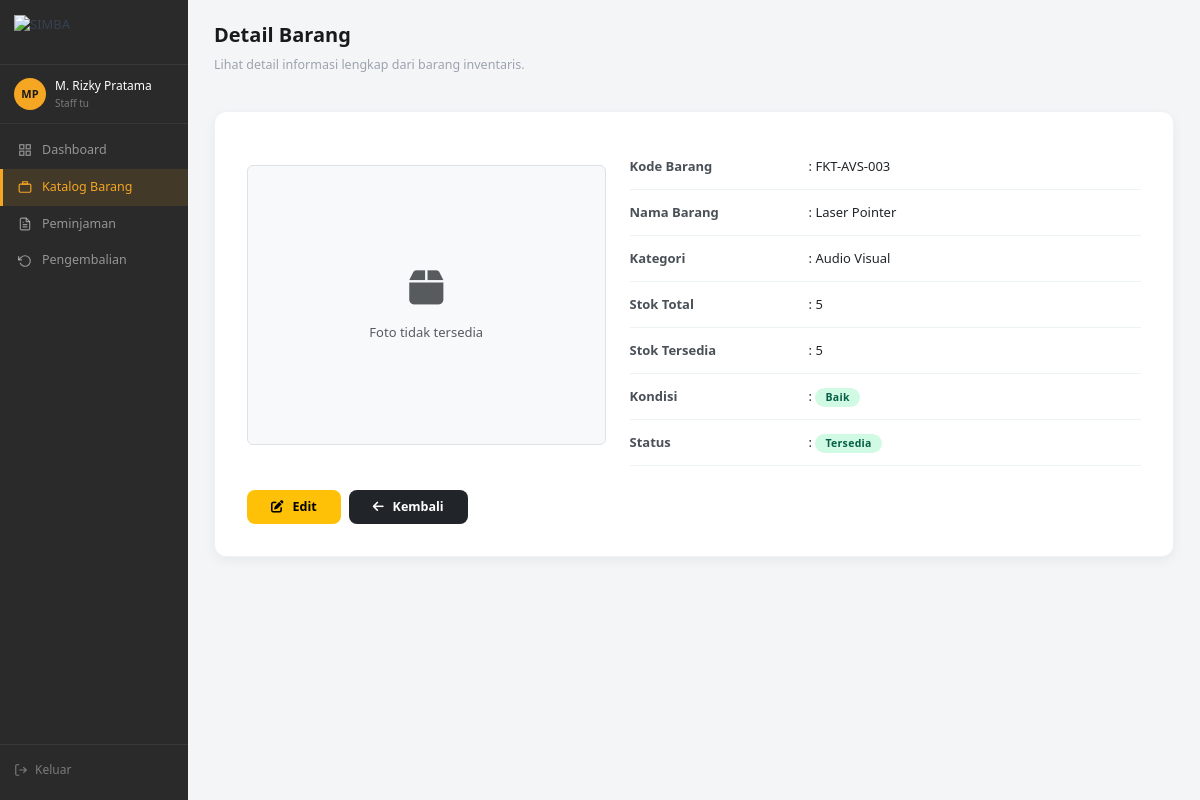
The app's page /pages/barang/detail.php?id=12 (signed in) with its own data.
### tables this page shows
CREATE TABLE IF NOT EXISTS `barang` (
  `id` int NOT NULL AUTO_INCREMENT,
  `kategori_id` int NOT NULL,
  `kode_barang` varchar(30) NOT NULL,
  `nama` varchar(150) NOT NULL,
  `stok_total` int NOT NULL,
  `stok_tersedia` int NOT NULL,
  `kondisi` enum('baik','rusak_ringan','rusak_berat') DEFAULT 'baik',
  `status` enum('tersedia','dipinjam','dalam_perbaikan') DEFAULT 'tersedia',
  `foto` varchar(255) DEFAULT NULL,
  `dibuat_pada` timestamp NOT NULL DEFAULT CURRENT_TIMESTAMP,
  PRIMARY KEY (`id`),
  UNIQUE KEY `kode_barang` (`kode_barang`),
  KEY `kategori_id` (`kategori_id`),
  CONSTRAINT `barang_ibfk_1` FOREIGN KEY (`kategori_id`) REFERENCES `kategori` (`id`)
);

CREATE TABLE IF NOT EXISTS `kategori` (
  `id` int NOT NULL AUTO_INCREMENT,
  `nama` varchar(100) NOT NULL,
  `kode` varchar(20) NOT NULL,
  `deskripsi` text NOT NULL,
  PRIMARY KEY (`id`),
  UNIQUE KEY `kode` (`kode`)
);

### pages/barang/detail.php (the view, shortened to what this page needs)
<?php
    require_once __DIR__ . '/../../config/koneksi.php';
    $id = isset($_GET['id']) ? (int)$_GET['id'] : 0;
    try {
        $stmt = $conn->prepare("SELECT b.*, k.nama as nama_kategori FROM barang b LEFT JOIN kategori k ON b.kategori_id = k.id WHERE b.id = ?");
        $stmt->bind_param("i", $id);
        $stmt->execute();
        $barang = $stmt->get_result()->fetch_assoc();
    } catch (\Exception $e) {
        die("Terjadi kesalahan database: " . $e->getMessage());
    }
    $basePath    = '../../';
    $kondisi_badge = [
        'baik' => 'badge-selesai',
        'rusak_ringan' => 'badge-menunggu',
        'rusak_berat' => 'badge-ditolak'
    ];
    $status_badge = [
        'tersedia' => 'badge-disetujui',
        'dipinjam' => 'badge-diverifikasi',
        'dalam_perbaikan' => 'badge-ditolak'
    ];
    require_once $basePath . 'includes/header.php';
    require_once $basePath . 'includes/sidebar.php';
?>
<main class="main-content">
    <div class="page-header">
        <div>
            <h2>Detail Barang</h2>
            <p>Lihat detail informasi lengkap dari barang inventaris.</p>
        </div>
    </div>
<div class="detail-card">
    <div class="row g-4 align-items-center">
        <div class="col-md-5 text-center">
            <?php if (!empty($barang['foto']) && file_exists("../../assets/uploads/barang/" . $barang['foto'])): ?>
                <img src="../../assets/uploads/barang/<?php echo $barang['foto']; ?>" class="detail-image shadow-sm" alt="<?php echo htmlspecialchars($barang['nama']); ?>">
            <?php else: ?>
                <div class="d-flex flex-column align-items-center justify-content-center bg-light text-muted border rounded" style="height: 280px; width: 100%;">
                    <i class="fa-solid fa-box fa-3x mb-3"></i>
                    <span>Foto tidak tersedia</span>
                </div>
            <?php endif; ?>
        </div>
        <div class="col-md-7">
            <table class="table table-borderless info-table m-0">
                <tbody>
                    <tr>
                        <th>Kode Barang</th>
                        <td>: <?php echo htmlspecialchars($barang['kode_barang']); ?></td>
                    </tr>
                    <tr>
                        <th>Nama Barang</th>
                        <td>: <?php echo htmlspecialchars($barang['nama']); ?></td>
                    </tr>
                    <tr>
                        <th>Kategori</th>
                        <td>: <?php echo htmlspecialchars($barang['nama_kategori'] ?? '-'); ?></td>
                    </tr>
                    <tr>
                        <th>Stok Total</th>
                        <td>: <?php echo htmlspecialchars($barang['stok_total']); ?></td>
                    </tr>
                    <tr>
                        <th>Stok Tersedia</th>
                        <td>: <?php echo htmlspecialchars($barang['stok_tersedia']); ?></td>
                    </tr>
                    <tr>
                        <th>Kondisi</th>
                        <td>:
                            <span class="badge <?php echo $kondisi_badge[$barang['kondisi']] ?? 'badge-aktif'; ?>">
                                <?php echo htmlspecialchars(ucwords(str_replace('_', ' ', $barang['kondisi']))); ?>
                            </span>
                        </td>
                    </tr>
                    <tr>
                        <th>Status</th>
                        <td>:
                            <span class="badge <?php echo $status_badge[$barang['status']] ?? 'badge-aktif'; ?>">
                                <?php echo htmlspecialchars(ucwords(str_replace('_', ' ', $barang['status']))); ?>
                            </span>
                        </td>
                    </tr>
                </tbody>
            </table>
        </div>
    </div>
    <div class="d-flex gap-2 mt-4">
        <?php if ($_SESSION['peran'] === 'admin' || $_SESSION['peran'] === 'staff_tu'): ?>
        <a href="edit.php?id=<?php echo $barang['id']; ?>" class="btn btn-warning fw-bold px-4">
            <i class="fa-solid fa-pen-to-square me-1"></i> Edit
        </a>
        <?php endif; ?>
        <a href="index.php" class="btn btn-dark fw-bold px-4">
            <i class="fa-solid fa-arrow-left me-1"></i> Kembali
        </a>
    </div>
</div>
<?php
    require_once $basePath . 'includes/footer.php';
?>

### assets/css/style.css (style rules this page uses)
*, *::before, *::after { box-sizing: border-box; margin: 0; padding: 0; }
:root { --amber: #F5A623; --amber-dark: #e09620; --amber-light: rgba(245,166,35,0.12); --bg: #f4f5f7; --white: #ffffff; --border: #e5e7eb; --border-light: #f3f4f6; --text-main: #1a1a1a; --text-body: #374151; --text-muted: #9ca3af; --text-sub: #6b7280; --sidebar-bg: #2a2a2a; --radius-sm: 6px; --radius-md: 8px; --radius-lg: 12px; --shadow-sm: 0 1px 3px rgba(0,0,0,0.06); --shadow-md: 0 4px 12px rgba(0,0,0,0.08); }
body { font-family: 'Segoe UI', -apple-system, BlinkMacSystemFont, sans-serif; font-size: 13px; line-height: 1.5; background: var(--bg); color: var(--text-body); min-height: 100vh; -webkit-font-smoothing: antialiased; }
a { text-decoration: none; color: inherit; }
.main-content { flex: 1; padding: 22px 26px; overflow-y: auto; min-width: 0; }
.page-header { display: flex; justify-content: space-between; align-items: flex-start; margin-bottom: 20px; gap: 12px; flex-wrap: wrap; }
.page-header h2 { font-size: 20px; font-weight: 700; color: var(--text-main); line-height: 1.3; }
.page-header p { font-size: 12.5px; color: var(--text-muted); margin-top: 3px; }
.btn { display: inline-flex; align-items: center; gap: 5px; padding: 8px 16px; border-radius: var(--radius-md); font-size: 12.5px; font-weight: 500; cursor: pointer; border: none; text-decoration: none; transition: background 0.15s, opacity 0.15s; white-space: nowrap; line-height: 1.4; }
.badge { display: inline-block; padding: 4px 10px; border-radius: 999px; font-size: 10.5px; font-weight: 700; letter-spacing: 0.3px; white-space: nowrap; }
.badge-disetujui { background: #d1fae5; color: #065f46; }
.badge-selesai { background: #d1fae5; color: #065f46; }
.text-center { text-align: center; }
.text-muted { color: var(--text-muted); }

### pages/barang/detail.php (style rules this page uses)
.detail-card { background: #fff; border-radius: 12px; padding: 2rem; box-shadow: 0 4px 12px rgba(0,0,0,0.05); border: 1px solid #edf2f4; }
.info-table th { width: 35%; font-weight: 600; color: #495057; padding: 0.8rem 0; border-bottom: 1px solid #edf2f4; }
.info-table td { color: #212529; padding: 0.8rem 0; border-bottom: 1px solid #edf2f4; }

### records on screen
barang: kode_barang "FKT-AVS-003", nama "Laser Pointer", kategori.nama "Audio Visual", stok_total "5", stok_tersedia "5", kondisi "Baik", status "Tersedia"

### other values on screen
$inisial "MP"
$nama "M. Rizky Pratama"
str_replace('_', ' ', $peran) "Staff tu"
